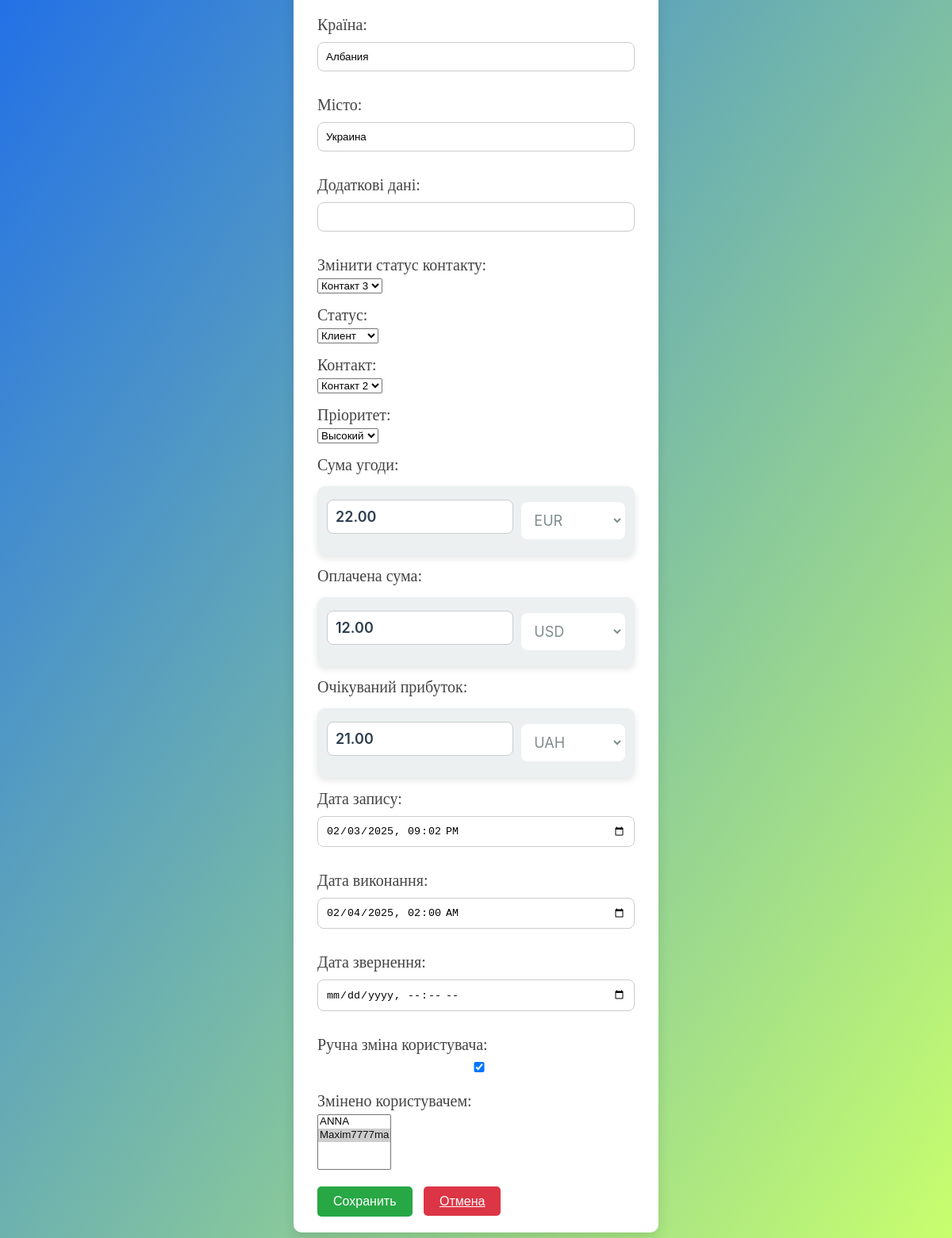
/clients/tables/39/edit/45/ (signed in, lower part), run on an earlier commit of the app's database.
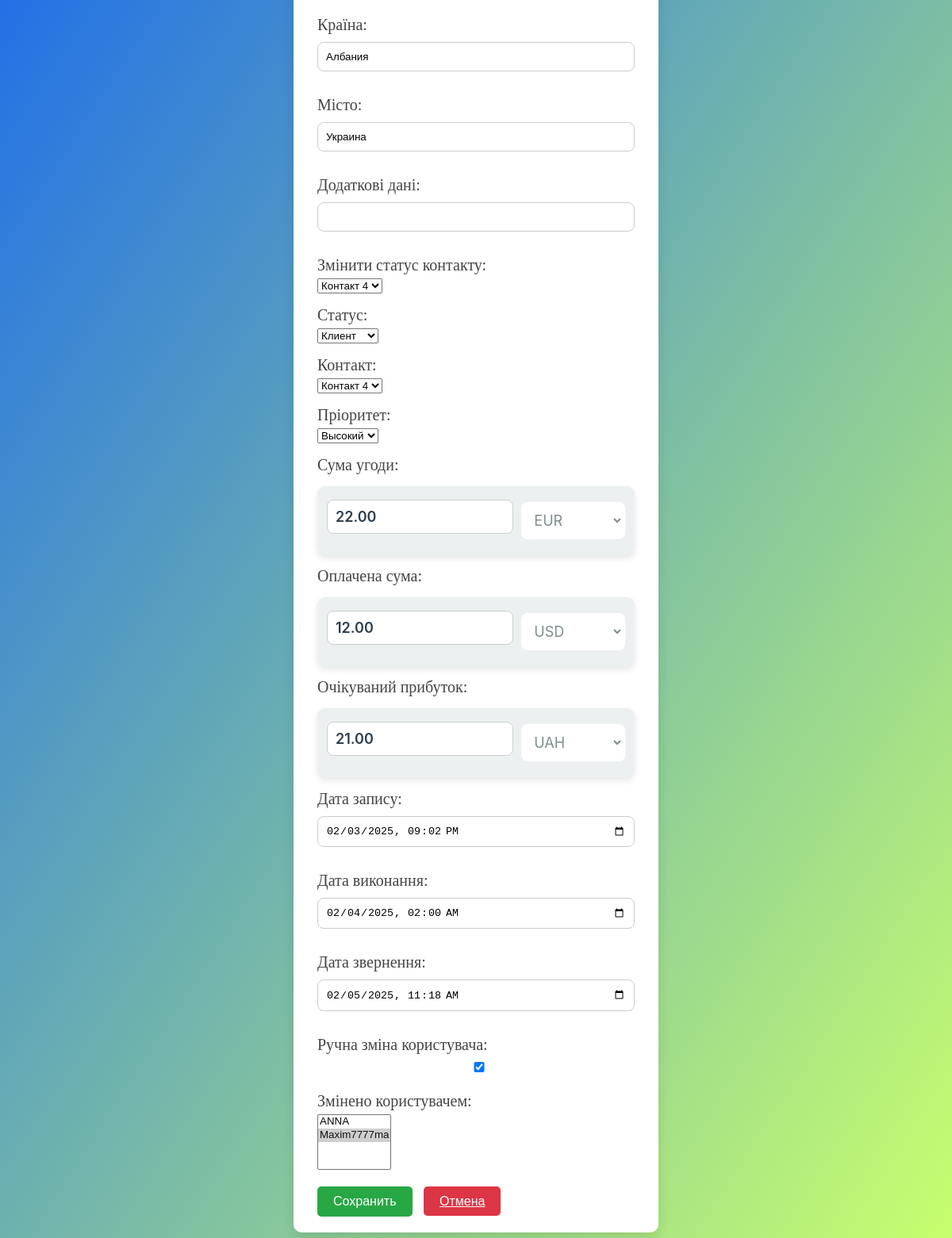
And on a later commit of the database.
### clients/models.py (models this page shows, shortened)
class CustomRow(models.Model):
    STATUS_CHOICES = [
        ('lead', 'Лид'),
        ('client', 'Клиент'),
        ('customer', 'Заказчик'),
    ]
    CONTACT_CHOICES = [
        ('contact_1', 'Контакт 1'),
        ('contact_2', 'Контакт 2'),
        ('contact_3', 'Контакт 3'),
        ('contact_4', 'Контакт 4'),
    ]
    PRIORITY_CHOICES = [
        ('low', 'Низкий'),
        ('medium', 'Средний'),
        ('high', 'Высокий'),
    ]
    status = models.CharField(
        max_length=50,
        choices=STATUS_CHOICES,
        default='lead',
        blank=True,
        null=True
    )
    contact = models.CharField(
        max_length=10,
        choices=CONTACT_CHOICES,
        blank=True,
        null=True
    )
    priority = models.CharField(
        max_length=12,
        choices=PRIORITY_CHOICES,
        default='low',
        blank=True,
        null=True
    )
    change_status_contact = models.CharField(
    max_length=10,
    choices=CONTACT_CHOICES,  # 👈 Добавляем `choices`
    blank=True,
    null=True
    )
    table = models.ForeignKey(CustomTable, on_delete=models.CASCADE, related_name="rows", null=False, blank=False)
    name = models.CharField(max_length=255)  # Имя клиента
    instagram_username = models.CharField(max_length=40, blank=True, null=True)  # Никнейм Instagram
    instagram_link = models.URLField(blank=True, null=True)  # Ссылка Instagram
    phone_number = models.CharField(max_length=20, blank=True, null=True)  # Номер телефона
    email = models.EmailField(max_length=255, blank=True, null=True, verbose_name='Електронна пошта')
    manager = models.CharField(max_length=255)  # Менеджер (обязательное)
    country = models.CharField(max_length=255, blank=True, null=True)  # Поле страны
    city = models.CharField(max_length=255, blank=True, null=True)  # Поле города
    status = models.CharField(max_length=50, blank=True, null=True, choices=[
        ('lead', 'Лид'),
        ('client', 'Клиент'),
        ('customer', 'Заказчик')
    ], default='lead')
    deal_amount = models.DecimalField(max_digits=10, decimal_places=2, blank=True, null=True)
    deal_amount_currency = models.CharField(max_length=3, choices=[('UAH', 'UAH'), ('USD', 'USD'), ('EUR', 'EUR')], default='UAH')
    paid_amount = models.DecimalField(max_digits=10, decimal_places=2, blank=True, null=True)
    paid_amount_currency = models.CharField(max_length=3, choices=[('UAH', 'UAH'), ('USD', 'USD'), ('EUR', 'EUR')], default='UAH')
    expected_profit = models.DecimalField(max_digits=10, decimal_places=2, blank=True, null=True)
    expected_profit_currency = models.CharField(max_length=3, choices=[('UAH', 'UAH'), ('USD', 'USD'), ('EUR', 'EUR')], default='UAH')
    contact = models.CharField(max_length=10, blank=True, null=True, choices=[
        ('contact_1', 'Контакт 1'),
        ('contact_2', 'Контакт 2'),
        ('contact_3', 'Контакт 3'),
        ('contact_4', 'Контакт 4'),
    ])
    change_status_contact = models.CharField(max_length=10, blank=True, null=True, choices=[
        ('contact_1', 'Контакт 1'),
        ('contact_2', 'Контакт 2'),
        ('contact_3', 'Контакт 3'),
        ('contact_4', 'Контакт 4'),
    ])
    priority = models.CharField(
        max_length=12,
        choices=[
            ('low', 'Низький'),
            ('medium', 'Середній'),
            ('high', 'Високий'),
        ],
        default='low',  # Значение по умолчанию
        verbose_name='Пріоритет'
    )
    record_date = models.DateTimeField()  # Дата записи
    due_date = models.DateTimeField(blank=True, null=True)  # Срок выполнения
    inquiry_date = models.DateTimeField(blank=True, null=True)  # Дата обращения
    additional_data = models.JSONField(default=dict, blank=True)  # Для хранения уникальных данных
    last_updated = models.DateTimeField(auto_now=True)  # Последнее изменение
    updated_by = models.ManyToManyField(
    User,
    blank=True,
    related_name='updated_rows',
    verbose_name="Змінено користувачем"
    )
    manually_updated = models.BooleanField(
        default=False,
        verbose_name="Ручное изменение"
    )

### clients/views.py (the view)
# urls.py: path('tables/<int:table_id>/edit/<int:row_id>/', views.edit_row, name='edit_row'),  # Редактировать строку
@login_required
def edit_row(request, table_id, row_id):
    table = get_object_or_404(CustomTable, id=table_id)
    row = get_object_or_404(CustomRow, id=row_id, table=table)
    if request.method == "POST":
        if not request.user.is_authenticated:
            raise PermissionDenied("Вы должны быть авторизованы для выполнения этого действия.")
        form = CustomRowForm(request.POST, table=table, instance=row, user=request.user)
        if form.is_valid():
            row = form.save(commit=False, user=request.user) # Сохраняем объект без коммита
            row.save()  # Сохраняем строку в базе данных
            return redirect('custom_row_list', table_id=table.id)
        else:
            print("Ошибки формы:", form.errors)
            print("Form errors:", form.errors)
    else:
        form = CustomRowForm(table=table, instance=row, user=request.user)
    return render(
        request,
        'clients/custom_row_form.html',
        {'form': form, 'table': table, 'row': row}
    )

### clients/templates/clients/custom_row_form.html (shortened to what the changed rows need)
{% load static %}
<!DOCTYPE html>
<html lang="uk">
<head>
    <link rel="stylesheet" href="{% static 'css/tableform.css' %}">
</head>
<body>
    <form method="POST" class="table-form">
        {% for field in form %}
            {% if field.name != "manually_updated" and field.name != "last_updated" and field.name != "updated_by" and field.name != "record_date" and field.name != "due_date" and field.name != "inquiry_date" and field.name != "deal_amount" and field.name != "deal_amount_currency" and field.name != "paid_amount" and field.name != "paid_amount_currency" and field.name != "expected_profit" and field.name != "expected_profit_currency" and field.name != "change_status_contact" and field.name != "status" and field.name != "contact" and field.name != "priority" %}
                <p>
                    {{ field.label_tag }}
                    {{ field }}
                </p>
            {% endif %}
        {% endfor %}
                 <p>
                    {{ form.change_status_contact.label_tag }}
                    <select name="change_status_contact" id="id_change_status_contact" class="form-control">
                        {% for value, label in form.fields.change_status_contact.choices %}
                            <option value="{{ value }}" {% if form.change_status_contact.value == value %}selected{% endif %}>
                                {{ label }}
                            </option>
                        {% endfor %}
                    </select>
                </p>
    <p>
        {{ form.status.label_tag }}
        <select name="status" id="id_status" class="form-control">
            {% for value, label in form.fields.status.choices %}
                <option value="{{ value }}" {% if form.status.value == value %}selected{% endif %}>
                    {{ label }}
                </option>
            {% endfor %}
        </select>
    </p>
    <p>
        {{ form.contact.label_tag }}
        <select name="contact" id="id_contact" class="form-control">
            {% for value, label in form.fields.contact.choices %}
                <option value="{{ value }}" {% if form.contact.value == value %}selected{% endif %}>
                    {{ label }}
                </option>
            {% endfor %}
        </select>
    </p>
    <p>
        {{ form.priority.label_tag }}
        <select name="priority" id="id_priority" class="form-control">
            {% for value, label in form.fields.priority.choices %}
                <option value="{{ value }}" {% if form.priority.value == value %}selected{% endif %}>
                    {{ label }}
                </option>
            {% endfor %}
        </select>
    </p>
    <div class="currency-field">
        <input type="number" step="any" inputmode="decimal" lang="en"
       name="deal_amount"
       value="{{ form.deal_amount.value|default_if_none:''|stringformat:'.2f'|cut:','|default_if_none:'' }}"
       id="id_deal_amount" class="form-control currency-input">
        <select name="deal_amount_currency" id="id_deal_amount_currency" class="form-control currency-select">
            <option value="EUR" {% if form.deal_amount_currency.value == "EUR" %}selected{% endif %}>EUR</option>
        </select>
    </div>
    <div class="currency-field">
        <input type="number" step="any" inputmode="decimal" lang="en"
           name="paid_amount"
           value="{{ form.paid_amount.value|default_if_none:''|stringformat:'.2f'|cut:','|default_if_none:'' }}"
           id="id_paid_amount" class="form-control currency-input">
        <select name="paid_amount_currency" id="id_paid_amount_currency" class="form-control currency-select">
            <option value="USD" {% if form.paid_amount_currency.value == "USD" %}selected{% endif %}>USD</option>
        </select>
    </div>
    <div class="currency-field">
        <input type="number" step="any" inputmode="decimal" lang="en"
        name="expected_profit"
        value="{{ form.expected_profit.value|default_if_none:''|stringformat:'.2f'|cut:','|default_if_none:'' }}"
        id="id_expected_profit" class="form-control currency-input">
        <select name="expected_profit_currency" id="id_expected_profit_currency" class="form-control currency-select">
            <option value="UAH" {% if form.expected_profit_currency.value == "UAH" %}selected{% endif %}>UAH</option>
        </select>
    </div>
    <p>
        {{ form.inquiry_date.label_tag }}
        <input type="datetime-local" name="inquiry_date"
               value="{{ form.inquiry_date.value|date:'Y-m-d\TH:i' }}"
               id="id_inquiry_date" class="form-control">
    </p>
    <div class="field-manually_updated">
        {{ form.manually_updated.label_tag }}
        {{ form.manually_updated }}
    </div>
    </form>
</body>
</html>

What changed in the data, as far as the page shows it:
changed CustomRow "Албания": change_status_contact "Контакт 3" → "Контакт 4"; contact "Контакт 2" → "Контакт 4"
Also different on the page:
form field inquiry_date: (not shown) → "02/05/2025 11:18"
